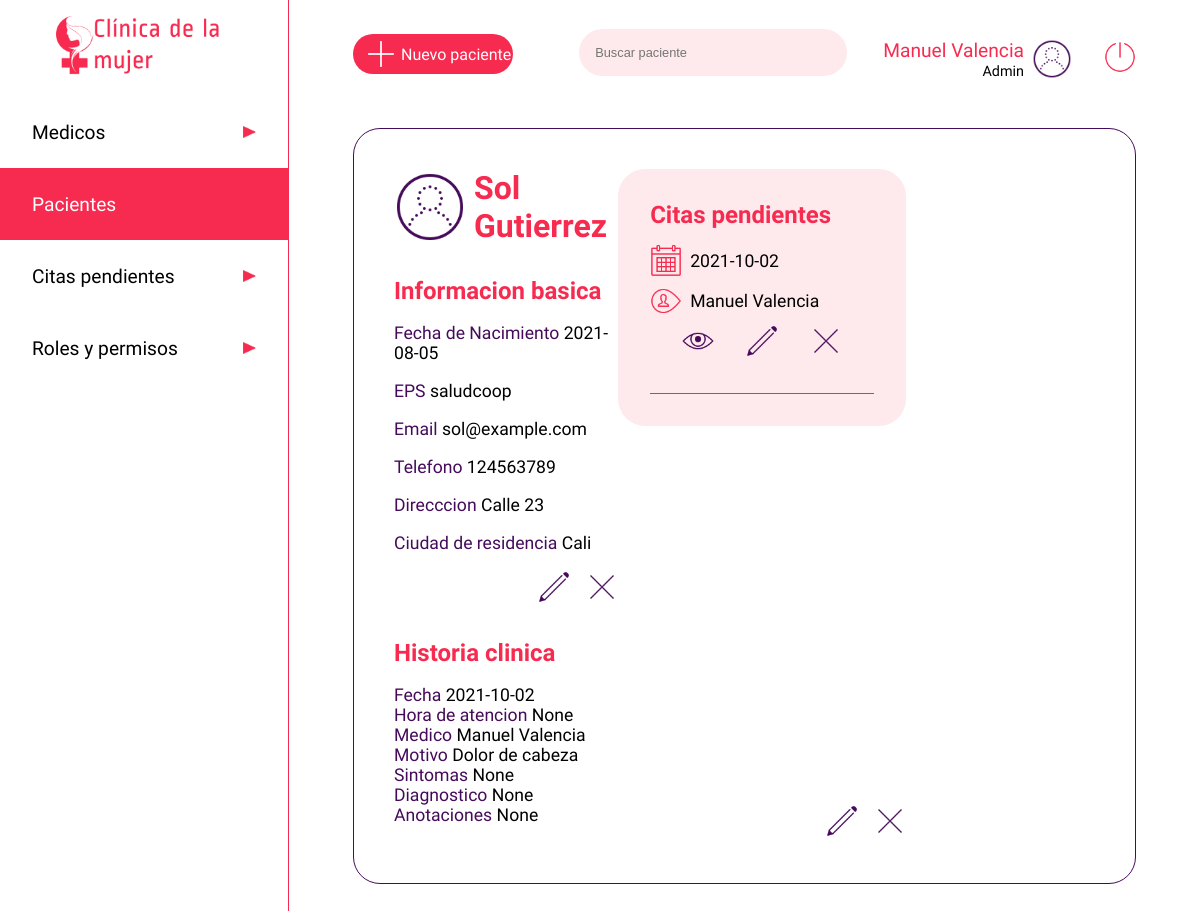
Page /paciente/741258963 (signed in) on the earlier database version.
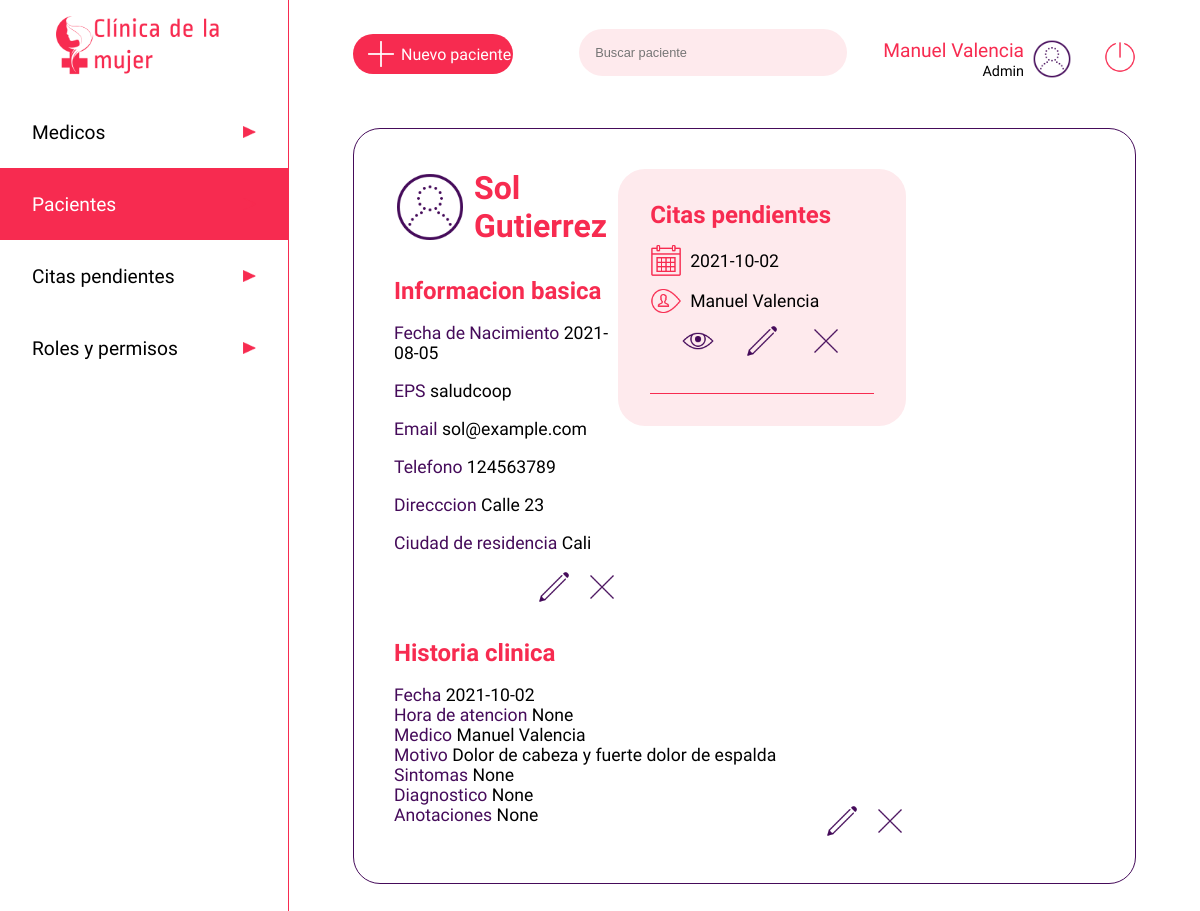
Same page on the later database version.
### app.py (models this page shows, shortened)
class users(db.Model):
    __tablename__ = 'users'
    cedula = db.Column(db.Integer, primary_key=True)
    nombre=db.Column(db.String)
    apellido=db.Column(db.String)
    nacimiento=db.Column(db.String)
    eps=db.Column(db.String)
    email=db.Column(db.String, unique=True)
    telefono=db.Column(db.Integer)
    dir=db.Column(db.String)
    ciudad=db.Column(db.String)
    password=db.Column(db.String)
    rol =db.Column(db.String)
    especialidad = db.Column(db.String)
    estado = db.Column(db.Boolean)

class citas(db.Model):
    __tablename__ = 'citas'
    cita_id=db.Column(db.Integer, primary_key=True)
    medico_id = db.Column(db.Integer, nullable=False)
    paciente_id = db.Column(db.Integer, nullable=False)
    fecha = db.Column(db.String)
    motivo = db.Column(db.String(500))
    estado = db.Column(db.Boolean)
    hora_atencion = db.Column(db.String)
    sintomas = db.Column(db.String)
    diagnostico = db.Column(db.String)
    anotaciones = db.Column(db.String)
    calificacion = db.Column(db.Integer)
    calificacion_obs = db.Column(db.String)

### app.py (the view)
@app.route('/paciente/<user>', methods=['GET'])
def view_paciente(user):
    if 'usuarioIngresado' in session:
        paciente = users.query.filter_by(cedula=user).first()
        usuario = users.query.filter_by(cedula=int(session['usuarioIngresado'])).first()
        medicos = users.query.filter_by(rol='medico')
        citass = citas.query.filter_by(paciente_id=user).all()
        return render('userpaciente.html', data=paciente, row=usuario, listamedicos=medicos,  cita=citass)
    else:
        return render('acceso-denegado.html')

### templates/userpaciente.html (shortened to what this page needs)
<!DOCTYPE html>
<html lang="es">
<head>
    <link rel="stylesheet" type="text/css" href="{{ url_for('static', filename='css/users.css')}}">
</head>
<body>
    <header class="header">
        <a href="/dashboard" type="button" class="btn"><img src="{{ url_for('static', filename='images/iconoclinica.png')}}" class="logo" alt="Clinica de la mujer"></a>
        <nav>
            <ul class="menu">
                <li class="menuitems"><a href="/medico" class="menulink"><span>Medicos</span><img src="{{ url_for('static', filename='images/triangulo.png')}}"  class="flecha" alt=""></a></li>
                <li class="menuitems"><a href="/paciente" class="menuselect"><span>Pacientes</span><img src="{{ url_for('static', filename='images/triangulo.png')}}"  class="flecha" alt=""></a></li>
                <li class="menuitems"><a href="/listado-citas" class="menulink"><span>Citas pendientes</span><img src="{{ url_for('static', filename='images/triangulo.png')}}"  class="flecha" alt=""></a></li>
                <li class="menuitems"><a href="/roles" class="menulink"><span>Roles y permisos</span><img src="{{ url_for('static', filename='images/triangulo.png')}}"  class="flecha" alt=""></a></li>
            </ul>
        </nav>
    </header>
    <main class="main">
        <div class="searchuser">
            <a href="/registro" class="newuser"><img src="{{ url_for('static', filename='images/plus_math_100px.png')}}" class="profile" alt="+"><span>Nuevo paciente</span></a>
            <div>
                <input type="search" class="search" placeholder="Buscar paciente">
                <div class="perfil">
                    <div>
                        <span class="nameuser">{{ row ['nombre'] }} {{ row ['apellido'] }}</span><br>
                        <span class="roluser">Admin</span>
                    </div>
                    <img src="{{ url_for('static', filename='images/test_account_100px.png')}}" class="profile" alt="">
                    <a href="/logout" type="button" class="btn"><img src="{{ url_for('static', filename='images/off.png')}}" class="logout" alt="Cerrar sesion"></a>
                </div>
            </div>
        </div>
        <div class="cuerpo">
            <div class="pacienteperfil">
                <div class="perfilcitas">
                    <div class="contenedorperfil">
                        <div class="userperf">
                            <img src="{{ url_for('static', filename='images/test_account_100px.png')}}" class="userper" alt="">
                            <h1 class="username">{{data.nombre}} {{data.apellido}}</h1>
                        </div>
                        <div class="userinfo">
                            <h2 class="infotitle">Informacion basica</h2><br>
                            <span style="color:#450B5A">Fecha de Nacimiento </span><span style="color:#000000">{{data.nacimiento}}</span> <br><br>
                            <span style="color:#450B5A">EPS </span><span style="color:#000000">{{data.eps}}</span> <br><br>
                            <span style="color:#450B5A">Email </span><span style="color:#000000">{{data.email}}</span><br><br>
                            <span style="color:#450B5A">Telefono </span><span style="color:#000000">{{data.telefono}}</span> <br><br>
                            <span style="color:#450B5A">Direcccion </span><span style="color:#000000">{{data.dir}}</span> <br><br>
                            <span style="color:#450B5A">Ciudad de residencia </span><span style="color:#000000">{{data.ciudad}}</span> <br><br>
                            <div class="contenedordbtn">
                                <a href="/paciente/{{data.cedula}}/editar"><img src="{{ url_for('static', filename='images/edit_100px.png')}}" class="btned" alt=""></a>
                                <a href="/paciente/{{data.cedula}}/editar"><img src="{{ url_for('static', filename='images/delete_100px.png')}}" class="btned" alt=""></a>
                            </div>
                        </div>
                    </div>
                    <div class="contenedorcitas">
                        <h2 class="infotitle">Citas pendientes</h1>
                            {% for c in cita %}
                            <div class="infocita">
                                <div class="diahora">
                                    <img src="{{ url_for('static', filename='images/calendar_100px.png')}}" class="calendarwatch" alt=""><span>{{ c.fecha }}</span>
                                </div>
                                <div class="diahora">
                                    <img src="{{ url_for('static', filename='images/username_100px.png')}}" class="calendarwatch" alt="">
                                    {% for l in listamedicos %}
                                        {% if c.medico_id == l.cedula %}
                                            <span>{{l.nombre}} {{l.apellido}}</span>
                                        {% endif %}
                                    {% endfor %}
                                </div>
                                <div class="contenedortbtn">
                                    <a href="/listado-citas/{{ c.cita_id }}"><img src="{{ url_for('static', filename='images/eye_100px.png')}}" class="btned" alt=""></a>
                                    <a href="/listado-citas/{{ c.cita_id }}/editar"><img src="{{ url_for('static', filename='images/edit_100px.png')}}" class="btned" alt=""></a>
                                    <a href="/listado-citas/{{ c.cita_id }}/eliminar"><img src="{{ url_for('static', filename='images/delete_100px.png')}}" class="btned" alt=""></a>
                                </div>
                            </div>
                            {% endfor %}
                        <hr color="#F72B50" size="0.5rem">
                    </div>
                </div>
                <div class="userhistoria">
                    <h2 class="infotitle">Historia clinica</h2><br>
                    {% for c in cita %}
                    {% if c.estado == 1%}
                    <div class="detallehistoria">
                        <span style="color:#450B5A">Fecha </span><span>{{c.fecha}}</span> <br>
                        <span style="color:#450B5A">Hora de atencion </span><span>{{c.hora_atencion}}</span> <br>
                        <span style="color:#450B5A">Medico </span>
                        <span>
                            {% for l in listamedicos %}
                            {% if c.medico_id == l.cedula %}
                                <span>{{l.nombre}} {{l.apellido}}</span>
                            {% endif %}
                            {% endfor %}
                        </span> <br>
                        <span style="color:#450B5A">Motivo </span><span>{{c.motivo}}</span> <br>
                        <span style="color:#450B5A">Sintomas </span><span>{{c.sintomas}}</span> <br>
                        <span style="color:#450B5A">Diagnostico </span><span>{{c.diagnostico}}</span> <br>
                        <span style="color:#450B5A">Anotaciones </span><span>{{c.anotaciones}}</span>
                        <div class="contenedordbtn">
                            <a href="/historia-clinica/{{ c.cita_id }}/editar"><img src="{{ url_for('static', filename='images/edit_100px.png')}}" class="btned" alt=""></a>
                            <a href="/historia-clinica/{{ c.cita_id }}/eliminar"><img src="{{ url_for('static', filename='images/delete_100px.png')}}" class="btned" alt=""></a>
                        </div>
                    </div> <br>
                    {% endif %}
                    {% endfor %}
                </div>
            </div>
    </main>
</body>
</html>

### static/css/users.css (style rules this page uses)
* { padding: 0; margin: 0; }
.btned { width: 2rem; }
body { display: flex; }
.calendarwatch { height: 2rem; }
.contenedordbtn { display: flex; justify-content: space-between; width: 5rem; float: right; }
.contenedortbtn { display: flex; justify-content: space-between; width: 10rem; margin: auto; padding-bottom: 1rem; }
.contenedorperfil { width: 45%; }
.logout { height: 2rem; margin-left: 2rem; }
.contenedorcitas { height: 100%; width: 45%; background-color: #FEEAED; border-radius: 1.6875rem; padding: 2rem; }
.cuerpo { display: flex; margin-top: 3rem; border: 0.1rem solid #450B5A; border-radius: 1.6875rem; padding: 2.5rem; justify-content: space-between; align-items: center; }
.diahora { margin-top: 0.5rem; margin-bottom: 0.5rem; width: 100%; display: flex; align-items: center; }
.detallehistoria span { font-family: 'Average Sans', sans-serif; font-size: 1.1rem; }
.diahora span { margin-left: 0.5rem; }
.flecha { width: 0.8rem; height: 0.8rem; }
.perfil { display: inline-flex; align-items: center; text-align: right; margin-left: 2rem; justify-content: flex-end; }
.header { margin:0; display: inline-block; width: 18rem; height: 100vh; justify-content: center; }
.infocita { font-family: 'Average Sans', sans-serif; font-size: 1.1rem; margin-top: 1rem; margin-bottom: 1rem; justify-content: center; }
.infotitle { font-size: 1.5rem; font-family: 'Ropa Sans', sans-serif; color: #F72B50; }
.logo { display: block; height: 4rem; margin: auto; padding: 1rem; }
.main { width: calc(100% - 18rem); padding: 1.8rem 4rem; border-left: 0.1rem solid #F72B50; }
.menu { font-family: 'Average Sans', sans-serif; list-style: none; color: black; }
.menulink { display: inline-flex; font-size: 1.2rem; width: 14rem; height: 1.5rem; padding: 1.5rem 2rem; text-decoration: none; color: black; background-color: white; justify-content: space-between; align-items: center; margin: 0; }
.menuselect { display: inline-flex; font-size: 1.2rem; width: 14rem; height: 1.5rem; padding: 1.5rem 2rem; text-decoration: none; color: black; background-color: #F72B50; color: white; justify-content: space-between; align-items: center; margin: 0; }
.nameuser { font-family: 'Ropa Sans', sans-serif; font-size: 1.2rem; color: #F72B50; }
.newuser { display: flex; width: 10rem; background: #F72B50; color: white; font-size: 1rem; font-family: 'Average Sans', sans-serif; border-radius: 1.6875rem; align-items: center; text-decoration: none; }
.roluser { font-family: 'Ropa Sans', sans-serif; font-size: 0.9rem; }
.pacienteperfil { display: flex; flex-direction: column; }
.perfilcitas { display: flex; }
.profile { height: 2.5rem; margin-left: 0.5rem; }
.search { width: 16.75rem; padding: 1rem; background: #FEEAED; border: none; font-size: 0.8rem; color: black; border-radius: 1.6875rem; outline: none; }
.searchuser { display: flex; align-items: center; justify-content: space-between; }
.username { margin-left: 0.5rem; font-size: 2rem; font-family: 'Ropa Sans', sans-serif; }
.userinfo { margin-top: 2rem; }
.userinfo span { font-family: 'Average Sans', sans-serif; font-size: 1.1rem; width: 100%; }
.userper { height: 4.5rem; }
.userperf { display: flex; color: #F72B50; align-items: center; }
.userhistoria { margin-top: 2rem; }

Differences in the rows shown:
changed citas "None": motivo "Dolor de cabeza" → "Dolor de cabeza y fuerte dolor de espalda"
